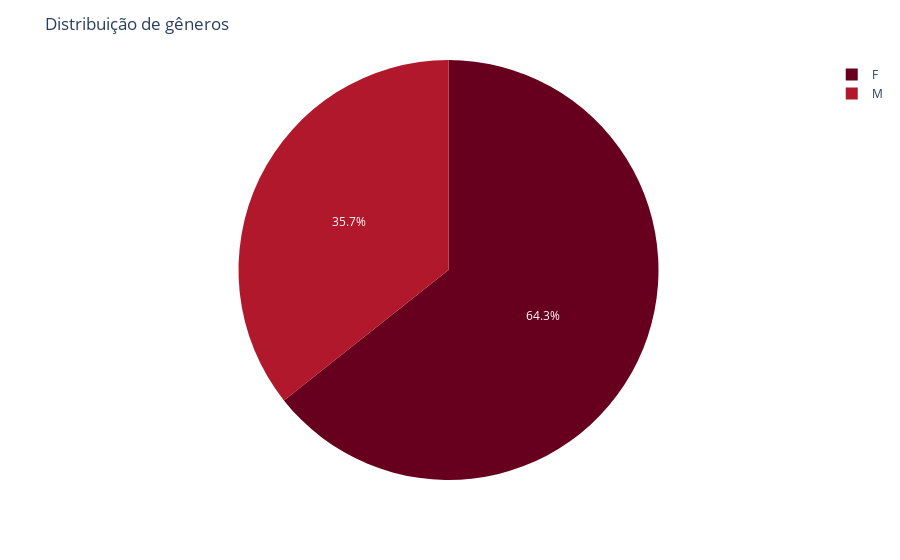

Here is the notebook cell this chart was saved with:
### Markdown cell above
### Análise das variaveis

### Code cell
# grafico dos gêneros
gender = filtered_aggregated_df['MICRODADOS_TP_SEXO'].value_counts()
labels = gender.index
shape = gender.values

fig = px.pie(values=shape, names=labels, color_discrete_sequence=px.colors.sequential.RdBu)
fig.update_layout(title='Distribuição de gêneros')
fig.show()

### Figure 1 — Plotly figure (JSON) as saved in the notebook; plotly's stock layout.template omitted (floating-point values rounded to 4 significant figures)
{"data": [{"domain": {"x": [0, 1], "y": [0, 1]}, "hovertemplate": "label=%{label}<br>value=%{value}<extra></extra>", "labels": ["F", "M"], "legendgroup": "", "name": "", "showlegend": true, "type": "pie", "values": [14337, 7947]}], "layout": {"legend": {"tracegroupgap": 0}, "margin": {"t": 60}, "piecolorway": ["rgb(103,0,31)", "rgb(178,24,43)", "rgb(214,96,77)", "rgb(244,165,130)", "rgb(253,219,199)", "rgb(247,247,247)", "rgb(209,229,240)", "rgb(146,197,222)", "rgb(67,147,195)", "rgb(33,102,172)", "rgb(5,48,97)"], "title": {"text": "Distribuição de gêneros"}}}
